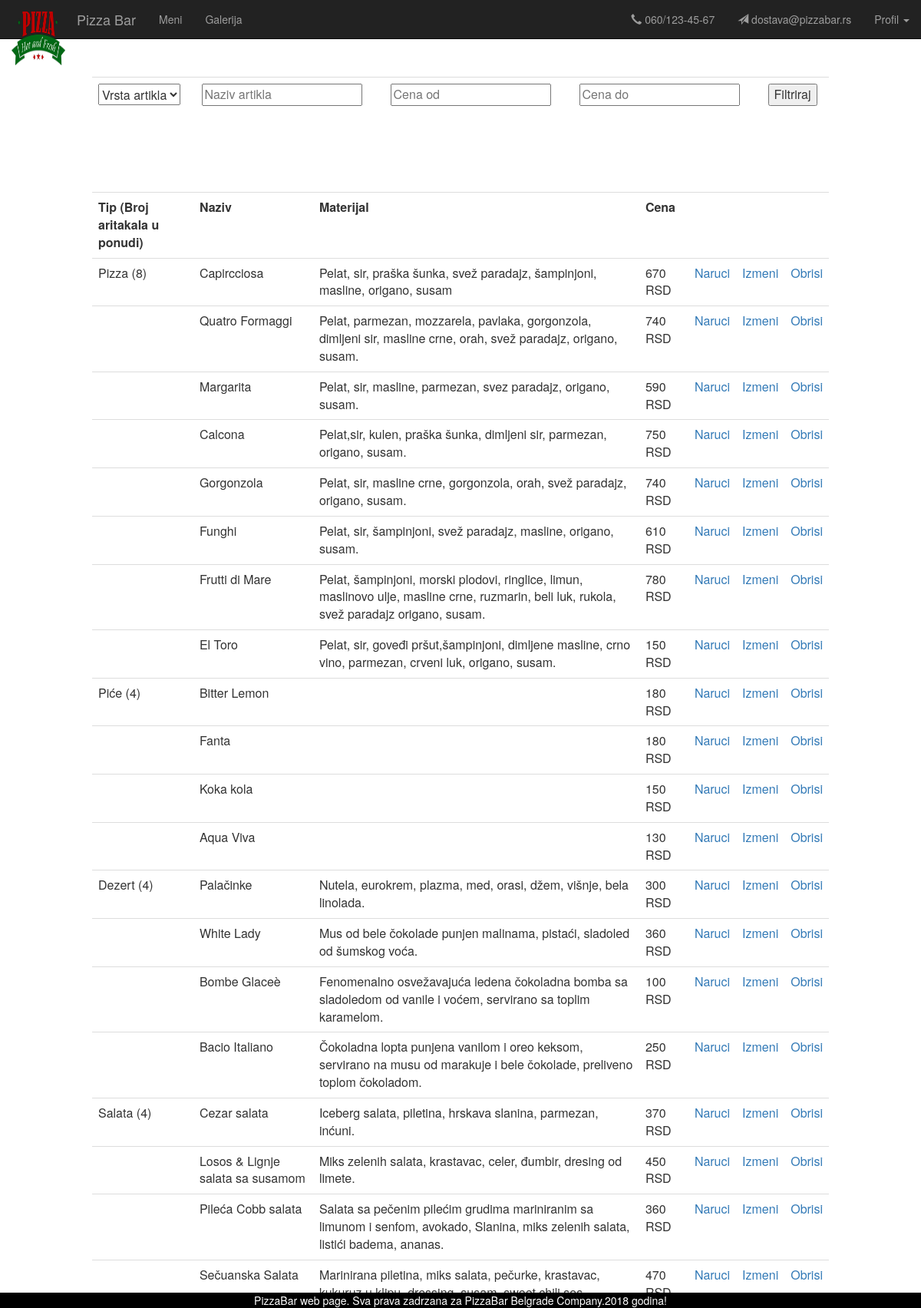
The page /meni.php (signed in) on the database its author committed.
### tables this page shows
CREATE TABLE `meni` (
  `meni_number` int(11) NOT NULL,
  `type_it` int(11) NOT NULL,
  `name` varchar(50) NOT NULL,
  `price` int(11) NOT NULL,
  `materials` varchar(250) NOT NULL
);

CREATE TABLE `types` (
  `type_id` int(11) NOT NULL,
  `name` varchar(75) NOT NULL
);

### meni.php (the view, shortened to what this page needs)
<html>
<head>
	<link rel="stylesheet" href="https://maxcdn.bootstrapcdn.com/bootstrap/3.3.7/css/bootstrap.min.css">
	<link rel="stylesheet" type="text/css" href="style.css">
</head>
<body>
	<?php
		include "main_header.php";
		include "main_footer.php";
		include "db_int.php";
		$showOriginalContent = true;
		$isAdmin = $_SESSION["admin"] == 1 ? true : false;
		include "filter.php";
	?>
	<div id="main-content">
			<?php
			if($showOriginalContent)
			{
				$upit = "SELECT number, m.name, t.name, m.materials, m.price, m.meni_number from meni m JOIN (SELECT COUNT(*) as number, m1.type_it from meni m1 GROUP by m1.type_it) as pom right JOIN types t on t.type_id = m.type_it where pom.type_it = m.type_it order by t.type_id";
				$rezultat = mysqli_query($link, $upit) or die("Greska pri upitu: " . mysqli_error($link));
				if ($rezultat->num_rows > 0)
				{
					$current =  mysqli_fetch_row($rezultat)[2];
					$first = true;
					$rezultat = mysqli_query($link, $upit) or die("Greska pri upitu: " . mysqli_error($link));
					echo '<div class="left-side" id="main-table" style="text-align: center";>
					<table class="table" style="width: 100%;">
					<tr>
						<th>Tip (Broj aritakala u ponudi)</th>
						<th>Naziv</th>
						<th>Materijal</th>
						<th>Cena</th>
						<th></th>';
					if($isAdmin)
					{
						echo "<th></th>";
						echo "<th></th>";
					}
					echo '</tr>';
					while(($red = mysqli_fetch_row($rezultat)) != NULL)
					{
						if($red[2] != $current || $first)
						{
							echo "<tr>";
							echo "<td>$red[2] ($red[0])</td>";
							echo "<td>$red[1]</td>";
							echo "<td>$red[3]</td>";
							echo "<td>$red[4] RSD</td>";
							echo "<td><a href='dodaj_item.php?item_id=$red[5]'>Naruci</a></td>";
							if($isAdmin)
							{
								echo "<td><a href='izmeni_item.php?item_id=$red[5]'>Izmeni</a></td>";
								echo "<td><a href='obrisi_item.php?item_id=$red[5]'>Obrisi</a></td>";
							}
							echo "</tr>";
							$current = $red[2];
						}
						else
						{
							echo "<tr>";
							echo "<td></td>";
							echo "<td>$red[1]</td>";
							echo "<td>$red[3]</td>";
							echo "<td>$red[4] RSD</td>";
							echo "<td><a href='dodaj_item.php?item_id=$red[5]'>Naruci</a></td>";
							if($isAdmin)
							{
								echo "<td><a href='izmeni_item.php?item_id=$red[5]'>Izmeni</a></td>";
								echo "<td><a href='obrisi_item.php?item_id=$red[5]'>Obrisi</a></td>";
							}
							echo "</tr>";
						}
						$first = false;
					}
				}
				else
				{
					echo "Trenutno nema ni jednog aritakla u baru";
				}
			}
			?>
			</table>
		</div>
	</div>
</body>
</html>

### main_header.php (shortened to what this page needs)
<nav class="navbar navbar-inverse navbar-fixed-top">
  <div class="container-fluid">
    <div class="navbar-header">
		<a class="navbar-brand" href="profil.php">
			<img alt="Brand" src="images/logo.png" width="70px" height="70px">
		  </a>
      <a class="navbar-brand" href="profil.php">Pizza Bar</a>
    </div>
    <div class="collapse navbar-collapse" id="myNavbar">
    <ul class="nav navbar-nav">
        <li><a href="meni.php">Meni</a></li>
        <li><a href="galerija.php">Galerija</a></li>
    </ul>
	<ul class="nav navbar-nav navbar-right">
		<li><a href="tel:00381601234567"><span class="glyphicon glyphicon-earphone"></span> 060/123-45-67</a></li>
		<li><a href="mailto:dostava@pizzabar.rs"><span class="glyphicon glyphicon-send"></span> dostava@pizzabar.rs</a></li>
		<li class="dropdown">
			<a class="dropdown-toggle" data-toggle="dropdown" href="#">Profil
			<span class="caret"></span></a>
		</li>
	</ul>
    </div>
  </div>
</nav>

### main_footer.php
<footer>
    PizzaBar web page. Sva prava zadrzana za PizzaBar Belgrade Company.<?php echo date("Y"); ?> godina!
</footer>

### filter.php (shortened to what this page needs)
<div id="left-side">
	<form name="filterForm" action="#" method="POST" onsubmit="return validateForm()">
		<table class="table">
			<tr>
				<td>
					<select id="vrsta_artikla" name="vrsta_artikla" style="height: 28px">
						<option value="">Vrsta artikla</option>
					</select>
				</td>
				<td><input type="text" id="naziv" name="naziv" placeholder="Naziv artikla"></td>
				<td><input type="number" min="0" id="cenaOd" name="cenaOd" placeholder="Cena od"></td>
				<td><input type="number" min="0" id="cenaDo" name="cenaDo" placeholder="Cena do"></td>
				<td><button type="submit" name="submit" id="filter_submit" >Filtriraj</button></td>
			</tr>
		</table>
	</form>
</div>

### style.css (style rules this page uses)
footer { background-color: black; color: white; text-align: center; width: 100%; bottom: 0; position: fixed; display: inline-block; }
.left-side { width: 80%; margin-left: 10%; margin-right: 10%; margin-bottom: 50px; height: 100px; text-align: justify; display: inline-block; }
#left-side { margin-top: 100px; width: 80%; margin-left: 10%; margin-right: 10%; margin-bottom: 50px; height: 100px; text-align: justify; display: inline-block; }

### rows shown on the page
meni: types.name "Pizza", red "8", name "Capircciosa", materials "Pelat, sir, praška šunka, svež paradajz, šampinjoni, masline, origano, susam", price "670"
meni: name "Quatro Formaggi", materials "Pelat, parmezan, mozzarela, pavlaka, gorgonzola, dimljeni sir, masline crne, orah, svež paradajz, origano, susam.", price "740"
meni: name "Margarita", materials "Pelat, sir, masline, parmezan, svez paradajz, origano, susam.", price "590"
meni: name "Calcona", materials "Pelat,sir, kulen, praška šunka, dimljeni sir, parmezan, origano, susam.", price "750"
meni: name "Gorgonzola", materials "Pelat, sir, masline crne, gorgonzola, orah, svež paradajz, origano, susam.", price "740"
meni: name "Funghi", materials "Pelat, sir, šampinjoni, svež paradajz, masline, origano, susam.", price "610"
meni: name "Frutti di Mare", materials "Pelat, šampinjoni, morski plodovi, ringlice, limun, maslinovo ulje, masline crne, ruzmarin, beli luk, rukola, svež paradajz origano, susam.", price "780"
meni: name "El Toro", materials "Pelat, sir, goveđi pršut,šampinjoni, dimljene masline, crno vino, parmezan, crveni luk, origano, susam.", price "150"
meni: types.name "Piće", red "4", name "Bitter Lemon", price "180"
meni: name "Fanta", price "180"
meni: name "Koka kola", price "150"
meni: name "Aqua Viva", price "130"
meni: types.name "Dezert", red "4", name "Palačinke", materials "Nutela, eurokrem, plazma, med, orasi, džem, višnje, bela linolada.", price "300"
meni: name "White Lady", materials "Mus od bele čokolade punjen malinama, pistaći, sladoled od šumskog voća.", price "360"
meni: name "Bombe Glaceè", materials "Fenomenalno osvežavajuća ledena čokoladna bomba sa sladoledom od vanile i voćem, servirano sa toplim karamelom.", price "100"
meni: name "Bacio Italiano", materials "Čokoladna lopta punjena vanilom i oreo keksom, servirano na musu od marakuje i bele čokolade, preliveno toplom čokoladom.", price "250"
meni: types.name "Salata", red "4", name "Cezar salata", materials "Iceberg salata, piletina, hrskava slanina, parmezan, inćuni.", price "370"
meni: name "Losos & Lignje salata sa susamom", materials "Miks zelenih salata, krastavac, celer, đumbir, dresing od limete.", price "450"
meni: name "Pileća Cobb salata", materials "Salata sa pečenim pilećim grudima mariniranim sa limunom i senfom, avokado, Slanina, miks zelenih salata, listići badema, ananas.", price "360"
meni: name "Sečuanska Salata", materials "Marinirana piletina, miks salata, pečurke, krastavac,…", price "470"
